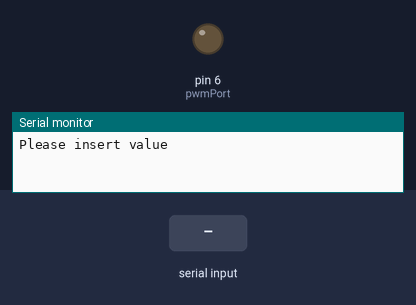
This sketch was run on a simulated Arduino Uno, built with avr-gcc and run on an emulated ATmega328P. On the bench: output pins drawn as LEDs (lit = HIGH), the last lines printed to the serial monitor. Inputs (shaded band) come from the test bench.

Above: at 1.2 s.
1.3 s: "90,45\n" received over Serial
At 2.7 s:
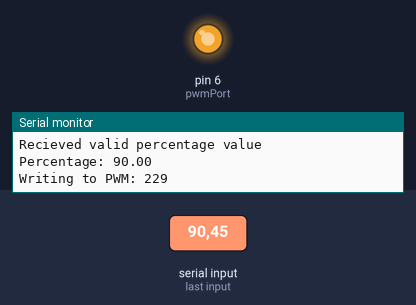
Timing chart, 0 to 4.3 s (numbered marks = the images above; inputs shaded):
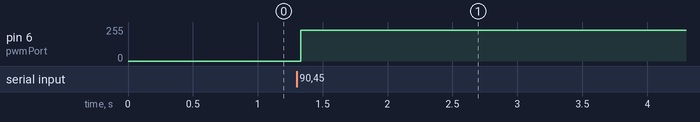

Measured:
- after the input at 1.3 s, pin 6 (pwmPort): 0/255 → 229/255 at once

The sketch:

pwmWithDigitalRead.ino
```cpp
// PWM properties
int pwmPort = 6;
int pwmValueLow = 100;
int pwmValueHigh = 255;

// whole content
String incomingContent = "";
// single character
char character;

void setup() {
// SetUp proper pinmode
	pinMode(pwmPort, OUTPUT);
// opens serial port, sets data rate to 9600 bps
	Serial.begin(9600);
	Serial.println("Please insert value");

}

void loop() {
	while (Serial.available()) {
		character = Serial.read();
		incomingContent.concat(character);
	}

	if (incomingContent != "" && incomingContent.length() == 2) {
		if (validateContent(incomingContent)) {
			Serial.println("Recieved valid percentage value");
			analogWrite(pwmPort, convertPercentageToPWM(incomingContent));
		} else {
			Serial.println("Something went wrong");
			analogWrite(pwmPort, pwmValueLow);
		}
		incomingContent = "";
	}
}

boolean validateContent(String incomingContent) {
	Serial.print("Recieved content:");
	Serial.println(incomingContent);
	// always = 2
	int stringLength = incomingContent.length();

	boolean result = true;
	for (int i = 0; i < stringLength; i++) {
		char singleChar = incomingContent.charAt(i);
		result &= isDigit(singleChar);
		if (!result) {
			Serial.println("Recieved non digital character");
			return result;
		}
	}
	return result;
}

int convertPercentageToPWM(String incomingContent) {
	float percentage = incomingContent.toFloat();
	Serial.print("Percentage: ");
	Serial.println(percentage);
	float result = (percentage / 100) * pwmValueHigh;
	Serial.print("Writing to PWM: ");
	Serial.println((int) result);
	return (int) result;
}
```
